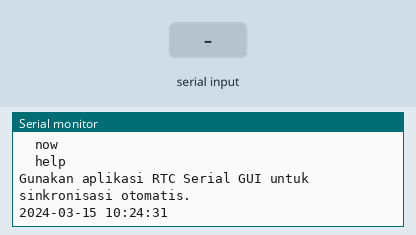
Simulated run of this program. Board: Arduino Nano, built with avr-gcc and run on an emulated ATmega328P. On the bench: the last lines printed to the serial monitor. The test bench sets the inputs (shaded band). The local clock reads 2024-03-15 10:24:30 at power-on unless the program sets it.

Above: at 1.2 s.
1.3 s: "set\n" received over Serial
At 1.9 s:
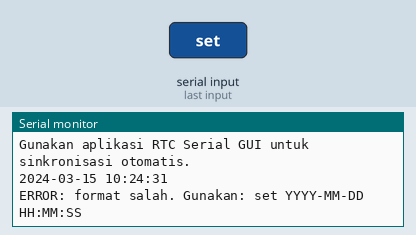
2.8 s: "now\n" received over Serial
At 2.96 s:
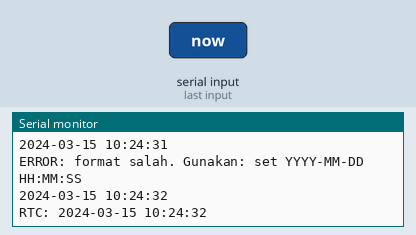
4.3 s: "auto\n" received over Serial
At 4.9 s:
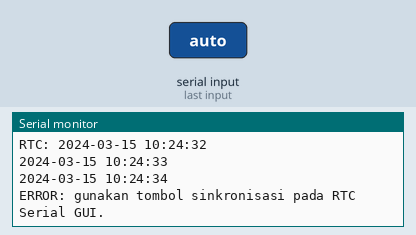
5.8 s: "90 45\n" received over Serial
At 5.96 s:
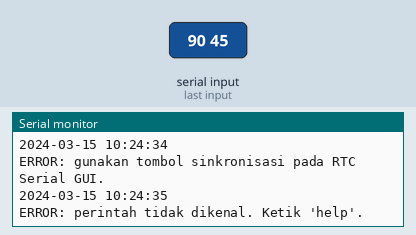
Timing chart, 0 to 8.3 s (numbered marks = the images above; inputs shaded):
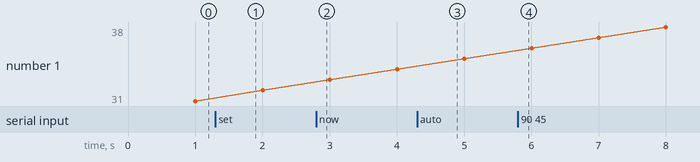

The program:

main.cpp
```cpp
#include <Arduino.h>
#include <RTClib.h>
#include <Wire.h>
#include <stdio.h>

#include "rtc_commands.h"

namespace {

RTC_DS3231 rtc;
RtcCommandParser commandParser;
uint32_t lastPrintTime = 0;

const uint32_t PRINT_INTERVAL_MS = 1000;

void printDateTime(const DateTime &dateTime) {
  char output[20];
  snprintf(output, sizeof(output), "%04u-%02u-%02u %02u:%02u:%02u",
           dateTime.year(), dateTime.month(), dateTime.day(), dateTime.hour(),
           dateTime.minute(), dateTime.second());
  Serial.println(output);
}

void printHelp() {
  Serial.println(F("Perintah yang tersedia:"));
  Serial.println(F("  set YYYY-MM-DD HH:MM:SS"));
  Serial.println(F("  now"));
  Serial.println(F("  help"));
  Serial.println(F("Gunakan aplikasi RTC Serial GUI untuk sinkronisasi otomatis."));
}

void executeCommand(const RtcCommand &command) {
  switch (command.type) {
    case RTC_COMMAND_SET: {
      const RtcDateTime &value = command.dateTime;
      rtc.adjust(DateTime(value.year, value.month, value.day, value.hour,
                          value.minute, value.second));
      Serial.print(F("OK: waktu RTC diatur ke "));
      printDateTime(rtc.now());
      break;
    }
    case RTC_COMMAND_NOW:
      Serial.print(F("RTC: "));
      printDateTime(rtc.now());
      break;
    case RTC_COMMAND_HELP:
      printHelp();
      break;
    case RTC_COMMAND_AUTO:
      Serial.println(F("ERROR: gunakan tombol sinkronisasi pada RTC Serial GUI."));
      break;
    case RTC_COMMAND_INVALID_DATE:
      Serial.println(F("ERROR: tanggal atau waktu tidak valid."));
      break;
    case RTC_COMMAND_INVALID_FORMAT:
      Serial.println(F("ERROR: format salah. Gunakan: set YYYY-MM-DD HH:MM:SS"));
      break;
    case RTC_COMMAND_UNKNOWN:
      Serial.println(F("ERROR: perintah tidak dikenal. Ketik 'help'."));
      break;
    case RTC_COMMAND_NONE:
      break;
  }
}

void readSerialCommands() {
  while (Serial.available() > 0) {
    RtcCommand command = {};
    const RtcFeedResult result =
        rtcCommandFeed(&commandParser, static_cast<char>(Serial.read()), &command);

    if (result == RTC_FEED_COMMAND_READY) {
      executeCommand(command);
    } else if (result == RTC_FEED_TOO_LONG) {
      Serial.println(F("ERROR: perintah terlalu panjang."));
    }
  }
}

}  // namespace

void setup() {
  Serial.begin(115200);

#ifndef ESP8266
  while (!Serial) {
  }
#endif

  rtcCommandParserInit(&commandParser);

  if (!rtc.begin()) {
    Serial.println(F("RTC tidak terdeteksi! Periksa koneksi kabel."));
    Serial.flush();
    while (true) {
      delay(10);
    }
  }

  Serial.println(F("RTC DS3231 siap."));
  if (rtc.lostPower()) {
    Serial.println(F("PERINGATAN: RTC kehilangan daya. Lakukan sinkronisasi."));
  }
  printHelp();
}

void loop() {
  readSerialCommands();

  const uint32_t currentTime = millis();
  if (currentTime - lastPrintTime >= PRINT_INTERVAL_MS) {
    lastPrintTime = currentTime;
    printDateTime(rtc.now());
  }
}
```

rtc_commands.c
```cpp
#include "rtc_commands.h"

#include <string.h>

static uint8_t isLeapYear(uint16_t year) {
  return (uint8_t)((year % 4U == 0U && year % 100U != 0U) ||
                   year % 400U == 0U);
}

static uint8_t daysInMonth(uint16_t year, uint8_t month) {
  static const uint8_t days[] = {31, 28, 31, 30, 31, 30,
                                 31, 31, 30, 31, 30, 31};
  if (month < 1U || month > 12U) {
    return 0U;
  }
  if (month == 2U && isLeapYear(year)) {
    return 29U;
  }
  return days[month - 1U];
}

static uint8_t readTwoDigits(const char *text, uint8_t *value) {
  if (text[0] < '0' || text[0] > '9' || text[1] < '0' || text[1] > '9') {
    return 0U;
  }
  *value = (uint8_t)((text[0] - '0') * 10 + (text[1] - '0'));
  return 1U;
}

static uint8_t readFourDigits(const char *text, uint16_t *value) {
  uint8_t index;
  uint16_t result = 0U;
  for (index = 0U; index < 4U; index++) {
    if (text[index] < '0' || text[index] > '9') {
      return 0U;
    }
    result = (uint16_t)(result * 10U + (uint16_t)(text[index] - '0'));
  }
  *value = result;
  return 1U;
}

static RtcCommandType parseSetCommand(const char *text, RtcDateTime *dateTime) {
  if (strlen(text) != 23U || text[8] != '-' || text[11] != '-' ||
      text[14] != ' ' || text[17] != ':' || text[20] != ':') {
    return RTC_COMMAND_INVALID_FORMAT;
  }

  if (!readFourDigits(text + 4, &dateTime->year) ||
      !readTwoDigits(text + 9, &dateTime->month) ||
      !readTwoDigits(text + 12, &dateTime->day) ||
      !readTwoDigits(text + 15, &dateTime->hour) ||
      !readTwoDigits(text + 18, &dateTime->minute) ||
      !readTwoDigits(text + 21, &dateTime->second)) {
    return RTC_COMMAND_INVALID_FORMAT;
  }

  if (dateTime->year < 2000U || dateTime->year > 2099U ||
      dateTime->month < 1U || dateTime->month > 12U ||
      dateTime->day < 1U ||
      dateTime->day > daysInMonth(dateTime->year, dateTime->month) ||
      dateTime->hour > 23U || dateTime->minute > 59U ||
      dateTime->second > 59U) {
    return RTC_COMMAND_INVALID_DATE;
  }

  return RTC_COMMAND_SET;
}

static void parseCommand(char *text, RtcCommand *command) {
  char *start = text;
  char *end;

  while (*start == ' ' || *start == '\t') {
    start++;
  }
  end = start + strlen(start);
  while (end > start && (end[-1] == ' ' || end[-1] == '\t')) {
    *--end = '\0';
  }

  memset(command, 0, sizeof(*command));
  if (strncmp(start, "set", 3U) == 0) {
    command->type = parseSetCommand(start, &command->dateTime);
  } else if (strcmp(start, "now") == 0) {
    command->type = RTC_COMMAND_NOW;
  } else if (strcmp(start, "help") == 0 || strcmp(start, "?") == 0) {
    command->type = RTC_COMMAND_HELP;
  } else if (strcmp(start, "auto") == 0) {
    command->type = RTC_COMMAND_AUTO;
  } else if (*start != '\0') {
    command->type = RTC_COMMAND_UNKNOWN;
  }
}

void rtcCommandParserInit(RtcCommandParser *parser) {
  memset(parser, 0, sizeof(*parser));
}

RtcFeedResult rtcCommandFeed(RtcCommandParser *parser, char received,
                             RtcCommand *command) {
  if (received == '\r' || received == '\n') {
    if (parser->discarding) {
      parser->discarding = 0U;
      parser->length = 0U;
      return RTC_FEED_NONE;
    }
    if (parser->length == 0U) {
      return RTC_FEED_NONE;
    }

    parser->buffer[parser->length] = '\0';
    parseCommand(parser->buffer, command);
    parser->length = 0U;
    return RTC_FEED_COMMAND_READY;
  }

  if (parser->discarding) {
    return RTC_FEED_NONE;
  }
  if (parser->length >= RTC_COMMAND_BUFFER_SIZE - 1U) {
    parser->length = 0U;
    parser->discarding = 1U;
    return RTC_FEED_TOO_LONG;
  }

  parser->buffer[parser->length++] = received;
  return RTC_FEED_NONE;
}
```

rtc_commands.h
```cpp
#ifndef RTC_COMMANDS_H
#define RTC_COMMANDS_H

#include <stddef.h>
#include <stdint.h>

#ifdef __cplusplus
extern "C" {
#endif

#define RTC_COMMAND_BUFFER_SIZE 40

typedef struct {
  uint16_t year;
  uint8_t month;
  uint8_t day;
  uint8_t hour;
  uint8_t minute;
  uint8_t second;
} RtcDateTime;

typedef enum {
  RTC_COMMAND_NONE,
  RTC_COMMAND_SET,
  RTC_COMMAND_NOW,
  RTC_COMMAND_HELP,
  RTC_COMMAND_AUTO,
  RTC_COMMAND_INVALID_DATE,
  RTC_COMMAND_INVALID_FORMAT,
  RTC_COMMAND_UNKNOWN
} RtcCommandType;

typedef struct {
  RtcCommandType type;
  RtcDateTime dateTime;
} RtcCommand;

typedef struct {
  char buffer[RTC_COMMAND_BUFFER_SIZE];
  size_t length;
  uint8_t discarding;
} RtcCommandParser;

typedef enum {
  RTC_FEED_NONE,
  RTC_FEED_COMMAND_READY,
  RTC_FEED_TOO_LONG
} RtcFeedResult;

void rtcCommandParserInit(RtcCommandParser *parser);
RtcFeedResult rtcCommandFeed(RtcCommandParser *parser, char received,
                             RtcCommand *command);

#ifdef __cplusplus
}
#endif

#endif
```

Measured:
- after the input at 1.3 s, the serial monitor: prints a new line at once (image 1)
- after the input at 2.8 s, the serial monitor: prints a new line at once (image 2)
- after the input at 4.3 s, the serial monitor: prints a new line at once (image 3)
- after the input at 5.8 s, the serial monitor: prints a new line at once (image 4)
